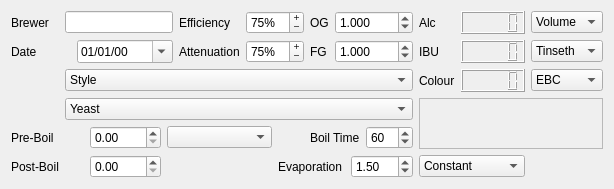
       <widget class="QWidget" name="details">
        <property name="sizePolicy">
         <sizepolicy hsizetype="Expanding" vsizetype="Expanding">
          <horstretch>0</horstretch>
          <verstretch>0</verstretch>
         </sizepolicy>
        </property>
        <attribute name="title">
         <string>Details</string>
        </attribute>
        <layout class="QGridLayout" name="gridLayout">
         <item row="0" column="0">
          <widget class="QLabel" name="brewerLabel">
           <property name="text">
            <string>Brewer</string>
           </property>
          </widget>
         </item>
         <item row="0" column="1" colspan="4">
          <widget class="QLineEdit" name="brewerEdit"/>
         </item>
         <item row="0" column="5">
          <widget class="QLabel" name="efficiencyLabel">
           <property name="text">
            <string>Efficiency</string>
           </property>
          </widget>
         </item>
         <item row="0" column="6" colspan="2">
          <widget class="QSpinBox" name="efficiencySpin">
           <property name="buttonSymbols">
            <enum>QAbstractSpinBox::PlusMinus</enum>
           </property>
           <property name="suffix">
            <string>%</string>
           </property>
           <property name="maximum">
            <number>100</number>
           </property>
           <property name="value">
            <number>75</number>
           </property>
          </widget>
         </item>
         <item row="0" column="8">
          <widget class="QLabel" name="ogLabel">
           <property name="text">
            <string>OG</string>
           </property>
          </widget>
         </item>
         <item row="0" column="9" colspan="3">
          <widget class="QDoubleSpinBox" name="ogSpin">
           <property name="decimals">
            <number>3</number>
           </property>
           <property name="minimum">
            <double>0.900000000000000</double>
           </property>
           <property name="maximum">
            <double>2.000000000000000</double>
           </property>
           <property name="singleStep">
            <double>0.001000000000000</double>
           </property>
           <property name="value">
            <double>1.000000000000000</double>
           </property>
          </widget>
         </item>
         <item row="0" column="12">
          <widget class="QLabel" name="alcoholLabel">
           <property name="text">
            <string>Alc</string>
           </property>
          </widget>
         </item>
         <item row="0" column="13">
          <widget class="QLCDNumber" name="alcoholNumber">
           <property name="font">
            <font>
             <weight>75</weight>
             <bold>true</bold>
            </font>
           </property>
           <property name="segmentStyle">
            <enum>QLCDNumber::Filled</enum>
           </property>
          </widget>
         </item>
         <item row="0" column="14">
          <widget class="QComboBox" name="alcoholCombo">
           <property name="currentText">
            <string>Volume</string>
           </property>
           <item>
            <property name="text">
             <string>Volume</string>
            </property>
           </item>
           <item>
            <property name="text">
             <string>Weight</string>
            </property>
           </item>
          </widget>
         </item>
         <item row="1" column="0" colspan="2">
          <widget class="QLabel" name="dateLabel">
           <property name="text">
            <string>Date</string>
           </property>
          </widget>
         </item>
         <item row="1" column="2" colspan="3">
          <widget class="QDateTimeEdit" name="dateTimeEdit">
           <property name="displayFormat">
            <string>dd/MM/yy</string>
           </property>
           <property name="calendarPopup">
            <bool>true</bool>
           </property>
          </widget>
         </item>
         <item row="1" column="5">
          <widget class="QLabel" name="attenuationLabel">
           <property name="text">
            <string>Attenuation</string>
           </property>
          </widget>
         </item>
         <item row="1" column="6" colspan="2">
          <widget class="QSpinBox" name="attenuationSpin">
           <property name="buttonSymbols">
            <enum>QAbstractSpinBox::PlusMinus</enum>
           </property>
           <property name="suffix">
            <string>%</string>
           </property>
           <property name="maximum">
            <number>100</number>
           </property>
           <property name="value">
            <number>75</number>
           </property>
          </widget>
         </item>
         <item row="1" column="8">
          <widget class="QLabel" name="fgLabel">
           <property name="text">
            <string>FG</string>
           </property>
          </widget>
         </item>
         <item row="1" column="9" colspan="3">
          <widget class="QDoubleSpinBox" name="fgSpin">
           <property name="decimals">
            <number>3</number>
           </property>
           <property name="minimum">
            <double>0.900000000000000</double>
           </property>
           <property name="maximum">
            <double>2.000000000000000</double>
           </property>
           <property name="singleStep">
            <double>0.001000000000000</double>
           </property>
           <property name="value">
            <double>1.000000000000000</double>
           </property>
          </widget>
         </item>
         <item row="1" column="12">
          <widget class="QLabel" name="ibuLabel">
           <property name="text">
            <string>IBU</string>
           </property>
          </widget>
         </item>
         <item row="1" column="13">
          <widget class="QLCDNumber" name="ibuNumber">
           <property name="font">
            <font>
             <weight>75</weight>
             <bold>true</bold>
            </font>
           </property>
          </widget>
         </item>
         <item row="1" column="14">
          <widget class="QComboBox" name="ibuCombo">
           <item>
            <property name="text">
             <string>Tinseth</string>
            </property>
           </item>
           <item>
            <property name="text">
             <string>Ragez</string>
            </property>
           </item>
           <item>
            <property name="text">
             <string>Garetz</string>
            </property>
           </item>
          </widget>
         </item>
         <item row="2" column="1" colspan="11">
          <widget class="QComboBox" name="styleCombo">
           <item>
            <property name="text">
             <string>Style</string>
            </property>
           </item>
          </widget>
         </item>
         <item row="2" column="12">
          <widget class="QLabel" name="colourLabel">
           <property name="text">
            <string>Colour</string>
           </property>
          </widget>
         </item>
         <item row="2" column="13">
          <widget class="QLCDNumber" name="colourNumber">
           <property name="font">
            <font>
             <weight>75</weight>
             <bold>true</bold>
            </font>
           </property>
          </widget>
         </item>
         <item row="2" column="14">
          <widget class="QComboBox" name="colourCombo">
           <item>
            <property name="text">
             <string>EBC</string>
            </property>
           </item>
           <item>
            <property name="text">
             <string>SRM</string>
            </property>
           </item>
          </widget>
         </item>
         <item row="3" column="1" colspan="11">
          <widget class="QComboBox" name="yeastCombo">
           <item>
            <property name="text">
             <string>Yeast</string>
            </property>
           </item>
          </widget>
         </item>
         <item row="3" column="12" rowspan="2" colspan="3">
          <widget class="QFrame" name="colourBox">
           <property name="frameShape">
            <enum>QFrame::StyledPanel</enum>
           </property>
           <property name="frameShadow">
            <enum>QFrame::Raised</enum>
           </property>
          </widget>
         </item>
         <item row="4" column="0" colspan="3">
          <widget class="QLabel" name="preBoilLabel">
           <property name="text">
            <string>Pre-Boil</string>
           </property>
          </widget>
         </item>
         <item row="4" column="3">
          <widget class="QDoubleSpinBox" name="preBoilSpin">
           <property name="maximum">
            <double>1000.000000000000000</double>
           </property>
          </widget>
         </item>
         <item row="4" column="4" colspan="3">
          <widget class="QComboBox" name="boilVolumeUnitsCombo"/>
         </item>
         <item row="4" column="8" colspan="3">
          <widget class="QLabel" name="boilTimeLabel">
           <property name="text">
            <string>Boil Time</string>
           </property>
          </widget>
         </item>
         <item row="4" column="11">
          <widget class="QSpinBox" name="boilTimeSpin">
           <property name="maximum">
            <number>240</number>
           </property>
           <property name="value">
            <number>60</number>
           </property>
          </widget>
         </item>
         <item row="5" column="0">
          <widget class="QLabel" name="postBoilLabel">
           <property name="text">
            <string>Post-Boil</string>
           </property>
          </widget>
         </item>
         <item row="5" column="3">
          <widget class="QDoubleSpinBox" name="postBoilSpin">
           <property name="maximum">
            <double>1000.000000000000000</double>
           </property>
          </widget>
         </item>
         <item row="5" column="7" colspan="3">
          <widget class="QLabel" name="evapLabel">
           <property name="text">
            <string>Evaporation</string>
           </property>
          </widget>
         </item>
         <item row="5" column="10" colspan="2">
          <widget class="QDoubleSpinBox" name="evapSpin">
           <property name="singleStep">
            <double>0.010000000000000</double>
           </property>
           <property name="value">
            <double>1.500000000000000</double>
           </property>
          </widget>
         </item>
         <item row="5" column="12" colspan="2">
          <widget class="QComboBox" name="evapType">
           <item>
            <property name="text">
             <string>Constant</string>
            </property>
           </item>
           <item>
            <property name="text">
             <string>Percent</string>
            </property>
           </item>
          </widget>
         </item>
        </layout>
       </widget>
